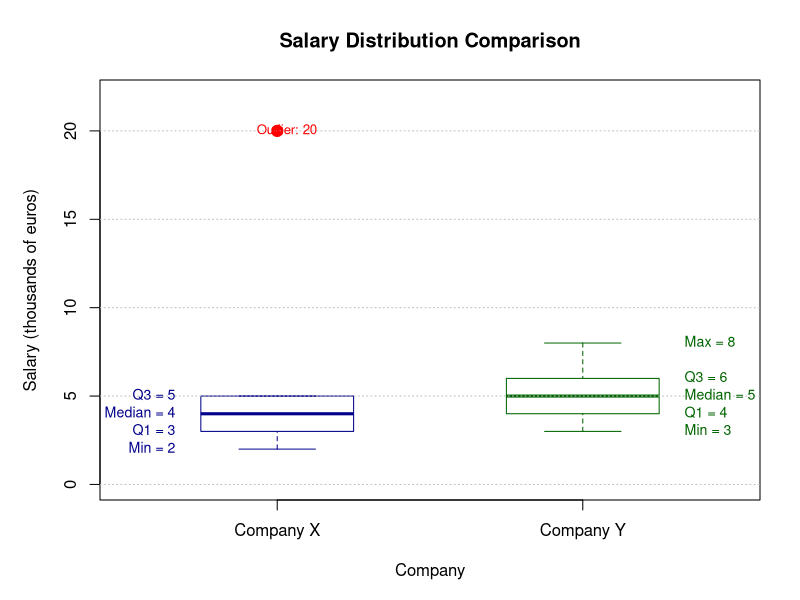
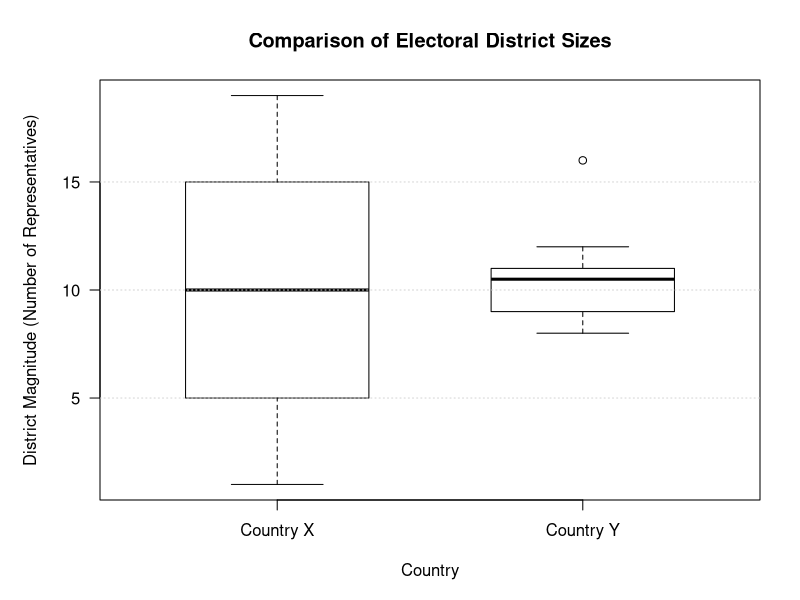
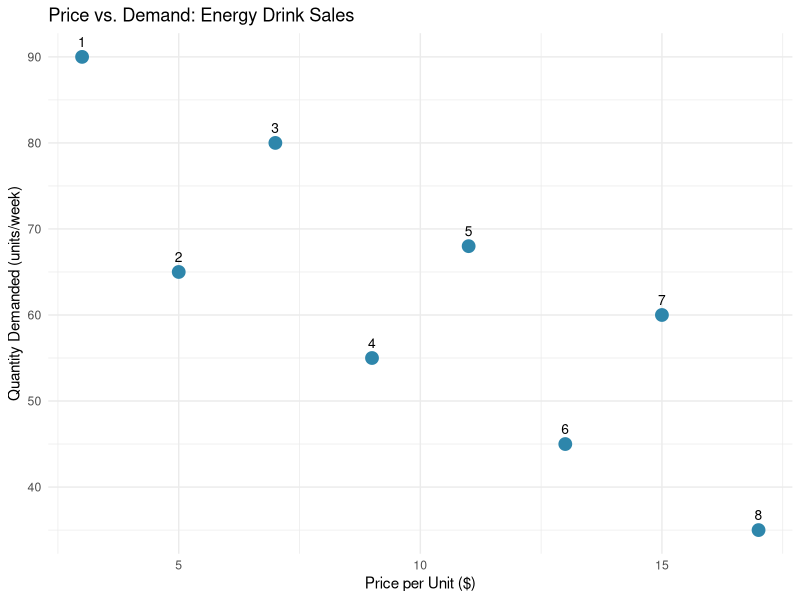
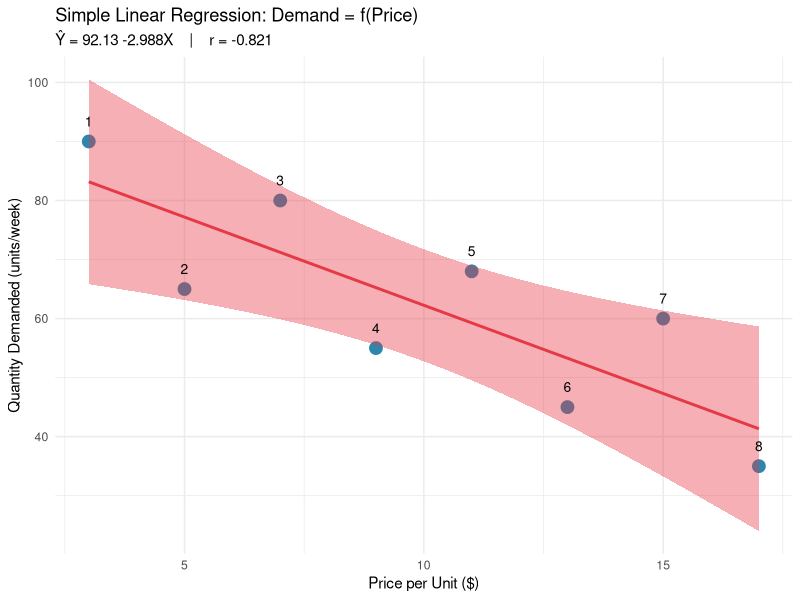
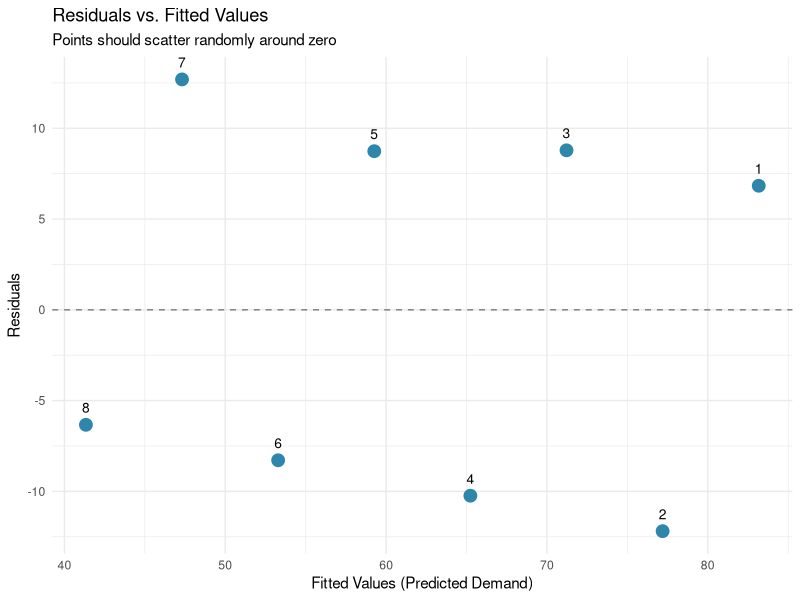

These charts were generated, in order, by the following R code:
## ---- chunk 1
# Create the data (hidden from students)
company_x <- c(2, 2, 2, 3, 3, 3, 3, 3, 3, 4, 4, 4, 4, 4, 5, 5, 5, 5, 20, 35)
company_y <- c(3, 3, 4, 4, 4, 4, 4, 4, 5, 5, 5, 5, 5, 5, 6, 6, 6, 7, 7, 8)
## ---- chunk 2
# Verification with R
mean_x <- mean(company_x)
mean_y <- mean(company_y)
cat("Company X mean:", mean_x, "thousand euros\n")
cat("Company Y mean:", mean_y, "thousand euros\n")
## ---- chunk 3
# Verification with R
median_x <- median(company_x)
median_y <- median(company_y)
cat("Company X median:", median_x, "thousand euros\n")
cat("Company Y median:", median_y, "thousand euros\n")
## ---- chunk 4
# Verification with R
get_mode <- function(x) {
  freq_table <- table(x)
  max_freq <- max(freq_table)
  modes <- as.numeric(names(freq_table)[freq_table == max_freq])
  modes
}
cat("Company X mode:", get_mode(company_x), "thousand euros\n")
cat("Company Y mode(s):", get_mode(company_y), "thousand euros\n")
## ---- chunk 5
# Verification with R (using split-and-median method - type 2)
q_x <- quantile(company_x, probs = c(0.25, 0.50, 0.75), type = 2)
q_y <- quantile(company_y, probs = c(0.25, 0.50, 0.75), type = 2)

cat("Company X quartiles (split-and-median method):\n")
print(q_x)

cat("\nCompany Y quartiles (split-and-median method):\n")
print(q_y)
## ---- chunk 6
# Verification with R
range_x <- max(company_x) - min(company_x)
range_y <- max(company_y) - min(company_y)
cat("Company X range:", range_x, "thousand euros\n")
cat("Company Y range:", range_y, "thousand euros\n")
## ---- chunk 7
# Verification with R (using type 2 to match our manual calculations)
iqr_x <- IQR(company_x, type = 2)
iqr_y <- IQR(company_y, type = 2)
cat("Company X IQR:", iqr_x, "thousand euros\n")
cat("Company Y IQR:", iqr_y, "thousand euros\n")
## ---- chunk 8
# Verification with R
var_x <- var(company_x)
sd_x <- sd(company_x)
var_y <- var(company_y)
sd_y <- sd(company_y)
cat("Company X - Variance:", round(var_x, 2), ", SD:", round(sd_x, 2), "\n")
cat("Company Y - Variance:", round(var_y, 2), ", SD:", round(sd_y, 2), "\n")
## ---- chunk 9
# Verification with R using our quartiles from the split-and-median method
identify_outliers <- function(x, q1, q3) {
  iqr <- q3 - q1
  lower <- q1 - 1.5 * iqr
  upper <- q3 + 1.5 * iqr
  outliers <- x[x < lower | x > upper]
  list(outliers = outliers, lower = lower, upper = upper)
}

out_x <- identify_outliers(company_x, 3, 5)
out_y <- identify_outliers(company_y, 4, 6)

cat("Company X:\n")
cat("  Fences: [", out_x$lower, ",", out_x$upper, "]\n")
cat("  Outliers:", out_x$outliers, "\n\n")

cat("Company Y:\n")
cat("  Fences: [", out_y$lower, ",", out_y$upper, "]\n")
cat("  Outliers:", if(length(out_y$outliers) == 0) "None" else out_y$outliers, "\n")
## ---- chunk 10
# Verification with R
company_x_no_outliers <- company_x[company_x <= 8]
mean_no_outliers <- mean(company_x_no_outliers)
cat("Mean without outliers:", round(mean_no_outliers, 2), "\n")
cat("Difference from original:", round(mean_x - mean_no_outliers, 2), "\n")
cat("Percentage change:", round((mean_x - mean_no_outliers)/mean_x * 100, 1), "%\n")
## ---- chunk 11
# Create custom boxplots using our split-and-median quartiles

# Function to calculate boxplot statistics with outlier detection
calc_boxplot_stats <- function(data, q1, q3) {
  iqr <- q3 - q1
  med <- median(data)
  
  # Calculate fences for outlier detection
  lower_fence <- q1 - 1.5 * iqr
  upper_fence <- q3 + 1.5 * iqr
  
  # Identify outliers
  outliers <- data[data < lower_fence | data > upper_fence]
  
  # Calculate whisker endpoints (most extreme non-outlier values)
  non_outliers <- data[data >= lower_fence & data <= upper_fence]
  lower_whisker <- min(non_outliers)
  upper_whisker <- max(non_outliers)
  
  return(list(
    stats = c(lower_whisker, q1, med, q3, upper_whisker),
    outliers = outliers
  ))
}

# Calculate statistics for both companies
stats_x <- calc_boxplot_stats(company_x, 3, 5)
stats_y <- calc_boxplot_stats(company_y, 4, 6)

# Prepare data for bxp()
boxplot_data <- list(
  stats = matrix(c(stats_x$stats, stats_y$stats), nrow = 5, ncol = 2),
  n = c(length(company_x), length(company_y)),
  conf = matrix(c(NA, NA, NA, NA), nrow = 2, ncol = 2),
  out = c(stats_x$outliers, stats_y$outliers),
  group = c(rep(1, length(stats_x$outliers)), rep(2, length(stats_y$outliers))),
  names = c("Company X", "Company Y")
)

# Create the boxplot
par(mar = c(5, 5, 4, 2))
bxp(boxplot_data,
    main = "Salary Distribution Comparison",
    ylab = "Salary (thousands of euros)",
    xlab = "Company",
    col = c("lightblue", "lightgreen"),
    border = c("darkblue", "darkgreen"),
    outcol = "red",
    outpch = 19,
    outcex = 1.5,
    boxwex = 0.5,
    ylim = c(0, 22))

# Add horizontal grid lines
grid(nx = NA, ny = NULL, col = "gray", lty = "dotted")

# Add annotations for Company X
text(0.7, 4, "Median = 4", pos = 2, cex = 0.85, col = "darkblue")
text(0.7, 3, "Q1 = 3", pos = 2, cex = 0.85, col = "darkblue")
text(0.7, 5, "Q3 = 5", pos = 2, cex = 0.85, col = "darkblue")
text(0.7, 2, "Min = 2", pos = 2, cex = 0.85, col = "darkblue")

# Add annotations for Company Y
text(2.3, 5, "Median = 5", pos = 4, cex = 0.85, col = "darkgreen")
text(2.3, 4, "Q1 = 4", pos = 4, cex = 0.85, col = "darkgreen")
text(2.3, 6, "Q3 = 6", pos = 4, cex = 0.85, col = "darkgreen")
text(2.3, 3, "Min = 3", pos = 4, cex = 0.85, col = "darkgreen")
text(2.3, 8, "Max = 8", pos = 4, cex = 0.85, col = "darkgreen")

# Label outliers for Company X
text(0.9, 20, "Outlier: 20", pos = 4, cex = 0.8, col = "red")
text(0.9, 35, "Outlier: 35", pos = 4, cex = 0.8, col = "red")
## ---- chunk 12
# Coefficient of Variation comparison
cv_x <- sd(company_x) / mean(company_x)
cv_y <- sd(company_y) / mean(company_y)

cat("Coefficient of Variation:\n")
cat("  Company X:", round(cv_x, 3), "(", round(cv_x * 100, 1), "%)\n")
cat("  Company Y:", round(cv_y, 3), "(", round(cv_y * 100, 1), "%)\n\n")

cat("Summary of Equity Indicators:\n")
cat("  Mean-Median difference (X):", round(mean(company_x) - median(company_x), 2), "\n")
cat("  Mean-Median difference (Y):", round(mean(company_y) - median(company_y), 2), "\n\n")

cat("Five-Number Summary:\n")
cat("Company X: Min = 2, Q1 = 3, Median = 4, Q3 = 5, Max(non-outlier) = 5\n")
cat("           Outliers: 20, 35\n")
cat("Company Y: Min = 3, Q1 = 4, Median = 5, Q3 = 6, Max = 8\n")
cat("           Outliers: None\n")
## ---- chunk 13
library(tidyverse)
library(knitr)
options(digits = 4)
## ---- chunk 14
x <- c(1, 3, 5, 7, 9, 11, 13, 15, 17, 19)  # Country X (High var.)
y <- c(8, 9, 9, 10, 10, 11, 11, 12, 12, 13)  # Country Y (Low var.)
kable(data.frame(
  "Country_X" = x,
  "Country_Y" = y
))
## ---- chunk 15
# Country X
cat("Country X:\n")
cat("Mean:", mean(x), "\n")
cat("Median:", median(x), "\n")
cat("Variance:", var(x), "\n")
cat("SD:", sd(x), "\n")
cat("Range:", max(x) - min(x), "\n")
cat("IQR:", IQR(x, type = 2), "\n")
cat("Q1:", quantile(x, 0.25, type = 2), "\n")
cat("Q3:", quantile(x, 0.75, type = 2), "\n\n")

# Country Y
cat("Country Y:\n")
cat("Mean:", mean(y), "\n")
cat("Median:", median(y), "\n")
cat("Variance:", var(y), "\n")
cat("SD:", sd(y), "\n")
cat("Range:", max(y) - min(y), "\n")
cat("IQR:", IQR(y, type = 2), "\n")
cat("Q1:", quantile(y, 0.25, type = 2), "\n")
cat("Q3:", quantile(y, 0.75, type = 2), "\n")
## ---- chunk 16
library(knitr)
options(digits = 4)
## ---- chunk 17
x <- c(1, 3, 5, 7, 9, 11, 13, 15, 17, 19)  # Country X (High var.)
y <- c(8, 9, 9, 10, 10, 11, 11, 11, 12, 16)  # Country Y (Low var.)
kable(data.frame(
  "Country_X" = x,
  "Country_Y" = y
))
## ---- chunk 18
# Create side-by-side boxplots using manually calculated quartiles (type 2)
# to match our hand calculations

# Function to calculate boxplot statistics with outlier detection
calc_boxplot_stats <- function(data) {
  q1 <- quantile(data, 0.25, type = 2)
  q3 <- quantile(data, 0.75, type = 2)
  iqr <- q3 - q1
  med <- median(data)
  
  # Calculate fences for outlier detection
  lower_fence <- q1 - 1.5 * iqr
  upper_fence <- q3 + 1.5 * iqr
  
  # Identify outliers
  outliers <- data[data < lower_fence | data > upper_fence]
  
  # Calculate whisker endpoints (most extreme non-outlier values)
  non_outliers <- data[data >= lower_fence & data <= upper_fence]
  lower_whisker <- min(non_outliers)
  upper_whisker <- max(non_outliers)
  
  return(list(
    stats = c(lower_whisker, q1, med, q3, upper_whisker),
    outliers = outliers
  ))
}

# Calculate statistics for both countries
stats_x <- calc_boxplot_stats(x)
stats_y <- calc_boxplot_stats(y)

# Prepare data for bxp()
boxplot_data <- list(
  stats = matrix(c(stats_x$stats, stats_y$stats), nrow = 5, ncol = 2),
  n = c(length(x), length(y)),
  conf = matrix(c(NA, NA, NA, NA), nrow = 2, ncol = 2),
  out = c(stats_x$outliers, stats_y$outliers),
  group = c(rep(1, length(stats_x$outliers)), rep(2, length(stats_y$outliers))),
  names = c("Country X", "Country Y")
)

# Create the boxplot with custom statistics
bxp(boxplot_data,
    main = "Comparison of Electoral District Sizes",
    ylab = "District Magnitude (Number of Representatives)",
    xlab = "Country",
    col = c("#66C2A5", "#FC8D62"),
    border = "black",
    las = 1,
    boxwex = 0.6)

# Add a grid for easier reading
grid(nx = NA, ny = NULL, col = "lightgray", lty = "dotted")

# Verify boxplot statistics match our manual calculations
cat("\nBoxplot statistics verification:\n")
cat("Country X - Q1:", quantile(x, 0.25, type = 2), "Q3:", quantile(x, 0.75, type = 2), "\n")
cat("Country Y - Q1:", quantile(y, 0.25, type = 2), "Q3:", quantile(y, 0.75, type = 2), "\n")
cat("Country Y outlier(s):", stats_y$outliers, "\n")
## ---- chunk 19
# Country X
cat("Country X:\n")
cat("Mean:", mean(x), "\n")
cat("Median:", median(x), "\n")
cat("Variance:", var(x), "\n")
cat("SD:", sd(x), "\n")
cat("Range:", max(x) - min(x), "\n")
cat("IQR:", IQR(x, type = 2), "\n")
cat("Q1:", quantile(x, 0.25, type = 2), "\n")
cat("Q3:", quantile(x, 0.75, type = 2), "\n\n")

# Country Y
cat("Country Y:\n")
cat("Mean:", mean(y), "\n")
cat("Median:", median(y), "\n")
cat("Variance:", var(y), "\n")
cat("SD:", sd(y), "\n")
cat("Range:", max(y) - min(y), "\n")
cat("IQR:", IQR(y, type = 2), "\n")
cat("Q1:", quantile(y, 0.25, type = 2), "\n")
cat("Q3:", quantile(y, 0.75, type = 2), "\n")
## ---- chunk 20
# Create summary table
summary_stats <- data.frame(
  Statistic = c("Mean", "Median", "Variance", "Std. Dev.", "Range", "IQR", "Q1", "Q3"),
  Country_X = c(
    mean(x), median(x), var(x), sd(x), 
    max(x) - min(x), IQR(x, type = 2), quantile(x, 0.25, type = 2), quantile(x, 0.75, type = 2)
  ),
  Country_Y = c(
    mean(y), median(y), var(y), sd(y), 
    max(y) - min(y), IQR(y, type = 2), quantile(y, 0.25, type = 2), quantile(y, 0.75, type = 2)
  )
)

kable(summary_stats, 
      col.names = c("Statistic", "Country X", "Country Y"),
      digits = 3,
      caption = "Summary Statistics for Electoral District Sizes")
## ---- chunk 21
# Load required library
library(ggplot2)

# Create the dataset
store_data <- data.frame(
  Store = 1:8,
  Price = c(3, 5, 7, 9, 11, 13, 15, 17),
  Demand = c(90, 65, 80, 55, 68, 45, 60, 35)
)

# Initial scatter plot
ggplot(store_data, aes(x = Price, y = Demand)) +
  geom_point(size = 4, color = "#2E86AB") +
  geom_text(aes(label = Store), vjust = -1, size = 3.5) +
  labs(
    title = "Price vs. Demand: Energy Drink Sales",
    x = "Price per Unit ($)",
    y = "Quantity Demanded (units/week)"
  ) +
  theme_minimal()
## ---- chunk 22
# Fit the regression model
model <- lm(Demand ~ Price, data = store_data)
intercept <- coef(model)[1]
slope <- coef(model)[2]

# Calculate predictions and residuals
store_data$predicted <- predict(model)
store_data$residuals <- residuals(model)

# Main regression plot
ggplot(store_data, aes(x = Price, y = Demand)) +
  geom_point(size = 4, color = "#2E86AB") +
  geom_smooth(method = "lm", se = TRUE, color = "#E63946", fill = "#E6394620") +
  geom_text(aes(label = Store), vjust = -1.5, size = 3.5) +
  labs(
    title = "Simple Linear Regression: Demand = f(Price)",
    subtitle = paste0("Ŷ = ", round(intercept, 2), " ", 
                     round(slope, 3), "X    |    r = ", round(cor(store_data$Price, store_data$Demand), 3)),
    x = "Price per Unit ($)",
    y = "Quantity Demanded (units/week)"
  ) +
  theme_minimal()
## ---- chunk 23
# Simple residual plot
ggplot(store_data, aes(x = predicted, y = residuals)) +
  geom_hline(yintercept = 0, linetype = "dashed", color = "gray50") +
  geom_point(size = 4, color = "#2E86AB") +
  geom_text(aes(label = Store), vjust = -1.2, size = 3.5) +
  labs(
    title = "Residuals vs. Fitted Values",
    subtitle = "Points should scatter randomly around zero",
    x = "Fitted Values (Predicted Demand)",
    y = "Residuals"
  ) +
  theme_minimal()
## ---- chunk 24
#| label: verification
#| echo: true
#| message: false
#| warning: false

# Create the dataset
coffee_data <- data.frame(
  Store = c("A", "B", "C", "D", "E", "F"),
  Price = c(3, 4, 5, 6, 7, 8),
  Demand = c(48, 38, 48, 36, 34, 26)
)

# Display the data
cat("============================================\n")
cat("COFFEE SHOP DATA\n")
cat("============================================\n")
print(coffee_data)

# ============================================
# 1. DESCRIPTIVE STATISTICS
# ============================================
cat("\n============================================\n")
cat("1. DESCRIPTIVE STATISTICS\n")
cat("============================================\n")

mean_price <- mean(coffee_data$Price)
mean_demand <- mean(coffee_data$Demand)
sd_price <- sd(coffee_data$Price)
sd_demand <- sd(coffee_data$Demand)

cat("Mean Price: $", round(mean_price, 3), "\n", sep="")
cat("Mean Demand:", round(mean_demand, 3), "cups\n")
cat("SD Price: $", round(sd_price, 3), "\n", sep="")
cat("SD Demand:", round(sd_demand, 3), "cups\n")

# ============================================
# 2. COVARIANCE AND CORRELATION
# ============================================
cat("\n============================================\n")
cat("2. COVARIANCE AND CORRELATION\n")
cat("============================================\n")

covariance <- cov(coffee_data$Price, coffee_data$Demand)
correlation <- cor(coffee_data$Price, coffee_data$Demand)

cat("Covariance:", round(covariance, 3), "\n")
cat("Correlation (r):", round(correlation, 4), "\n")
cat("Interpretation:", 
    ifelse(abs(correlation) > 0.9, "Very Strong", 
    ifelse(abs(correlation) > 0.7, "Strong",
    ifelse(abs(correlation) > 0.3, "Moderate", "Weak"))),
    "negative relationship\n")

# ============================================
# 3. LINEAR REGRESSION
# ============================================
cat("\n============================================\n")
cat("3. LINEAR REGRESSION\n")
cat("============================================\n")

# Fit the model
model <- lm(Demand ~ Price, data = coffee_data)

# Extract coefficients
intercept <- coef(model)[1]
slope <- coef(model)[2]

cat("Intercept (a):", round(intercept, 3), "\n")
cat("Slope (b):", round(slope, 3), "\n")
cat("Regression Equation: Demand =", round(intercept, 2), 
    round(slope, 2), "* Price\n")

# Display full model summary
cat("\n--- Full Model Summary ---\n")
print(summary(model))

# ============================================
# 4. PREDICTIONS AND RESIDUALS
# ============================================
cat("\n============================================\n")
cat("4. PREDICTIONS AND RESIDUALS\n")
cat("============================================\n")

coffee_data$Predicted <- predict(model)
coffee_data$Residual <- residuals(model)

print(coffee_data[, c("Store", "Price", "Demand", "Predicted", "Residual")])

cat("\nSum of Residuals:", round(sum(coffee_data$Residual), 6), 
    "(should be ≈ 0)\n")

# Identify largest residuals
max_pos_resid <- coffee_data[which.max(coffee_data$Residual), ]
max_neg_resid <- coffee_data[which.min(coffee_data$Residual), ]

cat("\nLargest positive residual: Store", max_pos_resid$Store, 
    "(",round(max_pos_resid$Residual, 2), "cups above predicted)\n")
cat("Largest negative residual: Store", max_neg_resid$Store, 
    "(",round(max_neg_resid$Residual, 2), "cups below predicted)\n")

# ============================================
# 5. R-SQUARED CALCULATION (THREE METHODS)
# ============================================
cat("\n============================================\n")
cat("5. R-SQUARED CALCULATION\n")
cat("============================================\n")

# Method 1: From sum of squares
SST <- sum((coffee_data$Demand - mean_demand)^2)
SSR <- sum((coffee_data$Predicted - mean_demand)^2)
SSE <- sum(coffee_data$Residual^2)

cat("Total Sum of Squares (SST):", round(SST, 3), "\n")
cat("Regression Sum of Squares (SSR):", round(SSR, 3), "\n")
cat("Error Sum of Squares (SSE):", round(SSE, 3), "\n")
cat("Verification: SST = SSR + SSE:", round(SST, 2), "=", 
    round(SSR + SSE, 2), 
    ifelse(abs(SST - (SSR + SSE)) < 0.01, "✓", "✗"), "\n")

R_squared_manual <- SSR / SST
cat("\nR² (from SSR/SST):", round(R_squared_manual, 4), 
    "=", round(R_squared_manual * 100, 1), "%\n")

# Method 2: From correlation
R_squared_from_r <- correlation^2
cat("R² (from r²):", round(R_squared_from_r, 4), 
    "=", round(R_squared_from_r * 100, 1), "%\n")

# Method 3: From model summary
R_squared_model <- summary(model)$r.squared
cat("R² (from model):", round(R_squared_model, 4), 
    "=", round(R_squared_model * 100, 1), "%\n")

cat("\n** INTERPRETATION **")
cat("\n", round(R_squared_manual * 100, 1), 
    "% of variation in demand is explained by price\n", sep="")
cat(round((1 - R_squared_manual) * 100, 1), 
    "% remains unexplained (other factors)\n", sep="")

# ============================================
# 6. VERIFICATION OF KEY PROPERTY
# ============================================
cat("\n============================================\n")
cat("6. VERIFICATION OF REGRESSION PROPERTY\n")
cat("============================================\n")

# Check that regression line passes through (x_bar, y_bar)
predicted_at_mean <- intercept + slope * mean_price
cat("When X = mean_price (", mean_price, "):\n", sep="")
cat("  Predicted Y =", round(predicted_at_mean, 3), "\n")
cat("  Actual mean_demand =", round(mean_demand, 3), "\n")
cat("  Difference:", round(abs(predicted_at_mean - mean_demand), 6), "\n")
cat("\nRegression line passes through centroid (x̄, ȳ):", 
    ifelse(abs(predicted_at_mean - mean_demand) < 0.01, "✓ YES", "✗ NO"), "\n")

# ============================================
# 7. EXAMPLE PREDICTIONS
# ============================================
cat("\n============================================\n")
cat("7. EXAMPLE PREDICTIONS\n")
cat("============================================\n")

# Prediction 1: New store
new_price_1 <- 5.50
predicted_demand_1 <- intercept + slope * new_price_1

cat("Prediction for new store at $", new_price_1, ":\n", sep="")
cat("  Expected demand:", round(predicted_demand_1, 1), "cups/day\n")

# Prediction 2: Price increase scenario
new_price_2 <- 6.50
predicted_demand_2 <- intercept + slope * new_price_2
change_in_demand <- predicted_demand_2 - predicted_demand_1

cat("\nIf price increases from $", new_price_1, " to $", new_price_2, ":\n", sep="")
cat("  New predicted demand:", round(predicted_demand_2, 1), "cups/day\n")
cat("  Change in demand:", round(change_in_demand, 1), "cups (", 
    round(change_in_demand/predicted_demand_1 * 100, 1), "%)\n", sep="")

# Revenue comparison
revenue_1 <- new_price_1 * predicted_demand_1
revenue_2 <- new_price_2 * predicted_demand_2

cat("\n  Revenue at $", new_price_1, ": $", round(revenue_1, 2), "\n", sep="")
cat("  Revenue at $", new_price_2, ": $", round(revenue_2, 2), "\n", sep="")
cat("  Revenue change: $", round(revenue_2 - revenue_1, 2), 
    " (", round((revenue_2 - revenue_1)/revenue_1 * 100, 1), "%)\n", sep="")

# ============================================
# 8. MODEL QUALITY METRICS
# ============================================
cat("\n============================================\n")
cat("8. MODEL QUALITY METRICS\n")
cat("============================================\n")

RMSE <- sqrt(mean(coffee_data$Residual^2))
MAE <- mean(abs(coffee_data$Residual))
MAPE <- mean(abs(coffee_data$Residual / coffee_data$Demand)) * 100

cat("Root Mean Squared Error (RMSE):", round(RMSE, 3), "cups\n")
cat("Mean Absolute Error (MAE):", round(MAE, 3), "cups\n")
cat("Mean Absolute Percentage Error (MAPE):", round(MAPE, 1), "%\n")

cat("\nInterpretation:\n")
cat("  Typical prediction error: ±", round(RMSE, 1), " cups\n", sep="")
cat("  Relative to mean demand (", round(mean_demand, 1), 
    " cups): ", round(RMSE/mean_demand * 100, 1), "%\n", sep="")

# ============================================
# FINAL SUMMARY
# ============================================
cat("\n============================================\n")
cat("SUMMARY: ALL MANUAL CALCULATIONS VERIFIED ✓\n")
cat("============================================\n")

cat("\nKey Results:\n")
cat("  • Correlation (r) =", round(correlation, 3), 
    "(Strong negative relationship)\n")
cat("  • R-squared =", round(R_squared_model, 3), 
    "(", round(R_squared_model*100, 1), "% variance explained)\n", sep="")
cat("  • Slope =", round(slope, 2), 
    "(Each $1 increase → ", abs(round(slope, 1)), " fewer cups)\n", sep="")
cat("  • Model equation: Demand =", round(intercept, 1), 
    round(slope, 2), "× Price\n")
cat("  • Model fit: Good (realistic for business data)\n")
cat("  • Unexplained variation:", round((1-R_squared_model)*100, 1), 
    "% (location, competition, quality, etc.)\n", sep="")
